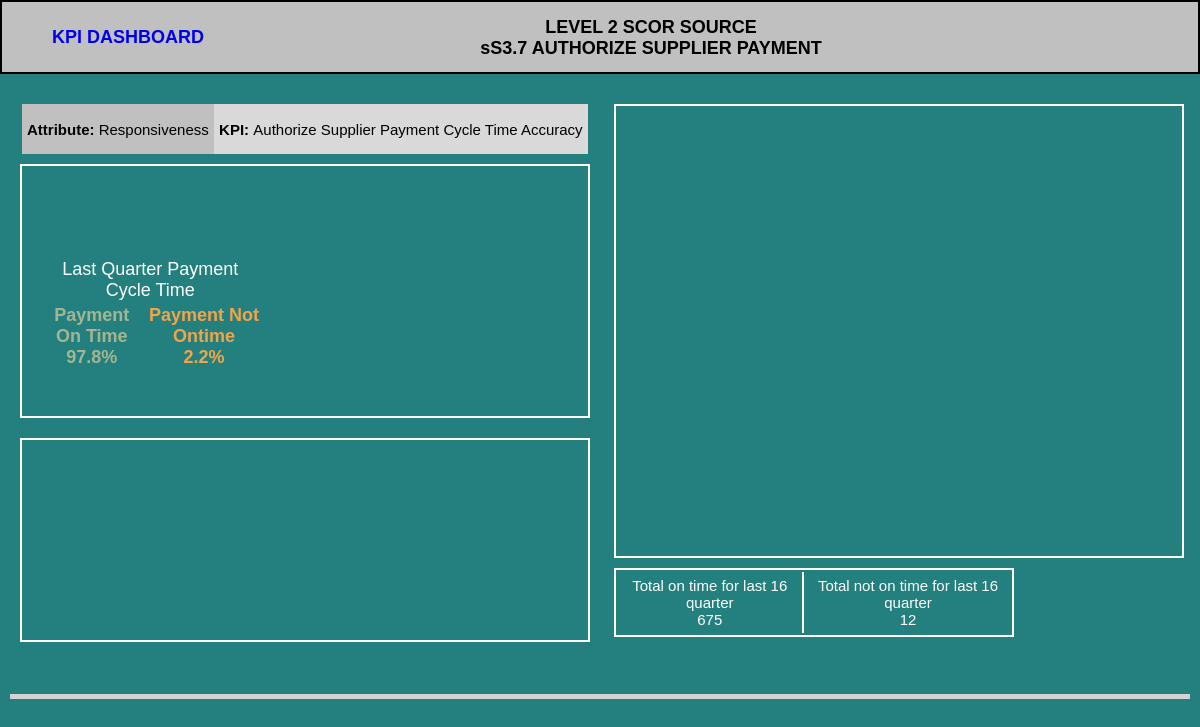
The app's page /source/source-tujuh.php with its own data.
### tables this page shows
CREATE TABLE "Source" (
	`id`	INTEGER PRIMARY KEY AUTOINCREMENT,
	`Year`	TEXT,
	`Quarter`	TEXT,
	`KulitPO`	TEXT,
	`KimiaPO`	TEXT,
	`TotalPO`	TEXT,
	`IdentifySourceOnTime`	TEXT,
	`NotOnTimeIdentifySource`	TEXT,
	`MaterialBiodegradable`	TEXT,
	`MaterialNotBiodegradable`	TEXT,
	`MaterialHazardous`	TEXT,
	`MaterialNotHazardous`	TEXT,
	`MaterialRecycledorReused`	TEXT,
	`MaterialNotRecycledorReused`	TEXT,
	`SupplierCertifiedISO`	TEXT,
	`SupplierUncertifiedISO`	TEXT,
	`SupplierEnvironmentalCriteria`	TEXT,
	`SupplierNotEnvironmentalCriteria`	TEXT,
	`SourceCycleOnTime`	TEXT,
	`SourceCycleNotOnTime`	TEXT,
	`LeadTimeOnSchedule`	TEXT,
	`LeadTimeChangedSchedule`	TEXT,
	`DemandRequirementOnTime`	TEXT,
	`DemandRequirementNotOnTime`	TEXT,
	`OrderCorrectContent`	TEXT,
	`OrderNotCorrectContent`	TEXT,
	`OrderDefectFree`	TEXT,
	`OrderDefect`	TEXT,
	`OrderDamageFree`	TEXT,
	`OrderDamage`	TEXT,
	`TransferredOnTime`	TEXT,
	`TransferredNotOnTime`	TEXT,
	`SuppliePaymentOnTime`	TEXT,
	`SupplierPaymentNotOnTime`	TEXT
);

### source/source-tujuh.php (the view, shortened to what this page needs)
<?php
require '../layout.php';
?>
<body>
    <div id="container">
        <div id="header-detail">
            <a href="<?php echo $baseUrl ?>" style="color=black; text-decoration:none"><span style="float:left; margin-left:50px; margin-top: 25px">KPI DASHBOARD</span></a>
            <span style="margin-left:-100px">LEVEL 2 SCOR SOURCE<br>sS3.7 AUTHORIZE SUPPLIER PAYMENT</span>
        </div>
        <?php
            $dir = 'sqlite:../db.db';
            $dbh = new PDO($dir) or die("Cannot open the database");
            $query = "SELECT * FROM Source ORDER BY id DESC LIMIT 16";
            $getPurchaseOrder = $dbh->prepare($query);
            $getPurchaseOrder->execute();
            $purchaseOrder = $getPurchaseOrder->fetchAll();
            $lastPurchaseOrder = $purchaseOrder[0];
            $jumlahOnTimePayment = 0;
            $jumlahNotOnTimePayment = 0;
            for ($i = 0; $i < count($purchaseOrder); $i++){
                $jumlahOnTimePayment += $purchaseOrder[$i]['SuppliePaymentOnTime'];
                $jumlahNotOnTimePayment += $purchaseOrder[$i]['SupplierPaymentNotOnTime'];
            }
        ?>
        <div id="attribute">
            <div id="attribute-left">
                <div id="attribute-title" style="margin-left:2px">
                    <table style="border:0px;border-collapse: collapse; width: 100%; height: 50px">
                        <tr>
                            <td style="background: #c0c0c0; padding: 5px;"><b>Attribute: </b> Responsiveness</td>
                            <td style="background: #d9d9d9; padding: 5px;"><b>KPI: </b> Authorize Supplier Payment Cycle Time Accuracy</td>
                        </tr>
                    </table>
                </div>
                <div id="attribute-left-top">
                    <span style="float:left; text-align:center; margin-left:15px;margin-top:90px;width:40%">
                        <table style="text-align:center; font-size:18px;">
                            <tr>
                                <td colspan="2" style="color:white">Last Quarter Payment Cycle Time</td>
                            </tr>
                            <tr style="font-weight:bold">
                                <td style="color:#A5B592">Payment On Time<br> <?php echo number_format($lastPurchaseOrder['SuppliePaymentOnTime']/($lastPurchaseOrder['SuppliePaymentOnTime'] + $lastPurchaseOrder['SupplierPaymentNotOnTime']) *100, 1); ?>%</td>
                                <td style="color:#F3A447">Payment Not Ontime<br> <?php echo number_format($lastPurchaseOrder['SupplierPaymentNotOnTime']/($lastPurchaseOrder['SuppliePaymentOnTime'] + $lastPurchaseOrder['SupplierPaymentNotOnTime']) *100, 1); ?>%</td>
                            </tr>
                        </table>
                    </span>
                </div>
                <div id="attribute-left-bottom">
                </div>
            </div>
            <div id="attribute-right">
                <div id="attribute-right-top">
                </div>
                <div id="attribute-right-bottom" style="margin-right:2px">
                    <table style="">
                        <tr>
                            <td style="padding: 5px; border-right: solid 2px white;">Total on time for last 16 quarter<br> <?php echo $jumlahOnTimePayment ?></td>
                            <td style="padding: 5px;">Total not on time for last 16 quarter<br> <?php echo $jumlahNotOnTimePayment ?></td>
                        </tr>
                    </table>
                </div>
            </div>
        </div>
    </div>
</body>

### css/style.css (style rules this page uses)
html,body { background: #23807E; color: #000; font-size:15px; margin:0; padding: 0; height: 100%; width : 100%; font-family: sans-serif; }
#container { height: 100%; width: 100%; }
#header-detail { height: 70px; line-height: 70px; text-align: center; font-size: 18px; font-weight: bold; background: #c0c0c0; border: 2px solid black; }
#header-detail span { display: inline-block; vertical-align: middle; line-height: normal; }
#attribute { margin-top: 20px; margin-left: 10px; margin-right: 10px; margin-bottom: 50px; padding-bottom: 600px; border-bottom: 5px solid lightgrey; clear: both; }
#attribute-left { width: 48%; float: left; margin-left: 10px; }
#attribute-title { width: 100%; margin-top: 10px; }
#attribute-left-top { width: 100%; margin-top: 10px; height: 250px; border: 2px solid white; }
#attribute-left-bottom { width: 100%; margin-top: 20px; height: 200px; border: 2px solid white; }
#attribute-right { width: 48%; float: right; margin-right: 10px; }
#attribute-right-top { width: 100%; margin-top: 10px; height: 450px; border: 2px solid white; }
#attribute-right-bottom { width: 70%; margin-top: 10px; border: 2px solid white; }
#attribute-right-bottom table { border-collapse: separate; width: 100%; height: 50px; text-align:center; color:white; }

### records on screen
source: SuppliePaymentOnTime+SupplierPaymentNotOnTime "97.8", SupplierPaymentNotOnTime+SuppliePaymentOnTime "2.2"

### other values on screen
$jumlahOnTimePayment "675"
$jumlahNotOnTimePayment "12"
